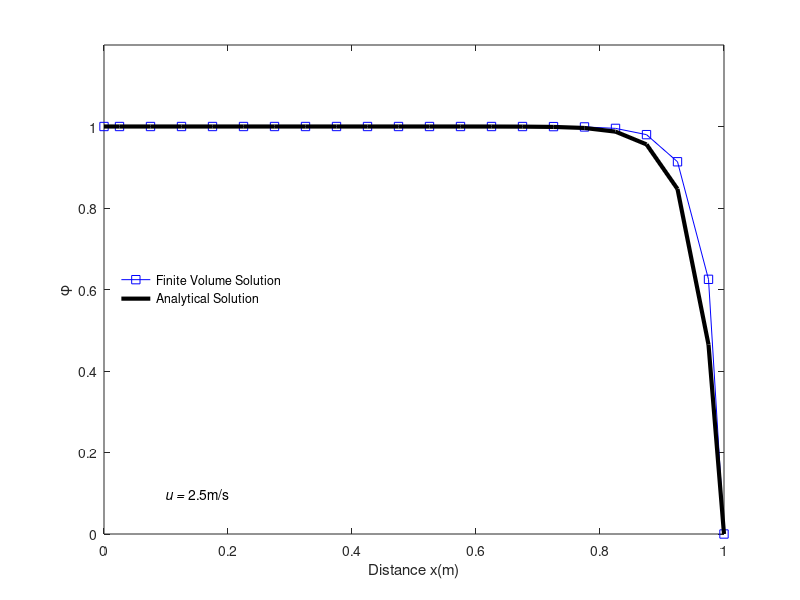

MATLAB code for this plot:
                              % flow velocity(m/s)
 
clc
clear all
close all

% Parameters 

 L = 1;                                       % Length of a fin(m)  
 rho = 1;                                     % Density(kg/m^3)
 gamma = 0.1;                                 % Diffusion Coefficient
 m = 22;                                      % Total number of nodes
 dx = L/(m-2);                                % Grid size
 Phi0 = 1;                                    % Phi at x = 0
 PhiL = 0;                                    % Phi at x = L
 u = 2.5;                                     % Flow velocity
 F = rho*u;                                   % Convective mass flux per unit area 
 D = gamma/dx;                                % Diffusion conductance
 
% In this problem area at all faces is taken constant i.e. Ae = Aw =A
% F and D are also taken constant for all faces..
 
 % Discretization 
 x(1) = 0;
 for i = 2:m-1
     if i == 2
         x(i) = x(1)+dx/2;
     else
         x(i) = x(2)+(i-2)*dx;
     end
 end
x(m) = L;

%  Boundary Condition
Phi(1) = Phi0;
Phi(m) = PhiL;


% Initialization
for i = 2:m-1
    Phi(i) = 0.3;
end
 
 for i = 2:m-1
     if i == 2
         AW(i) = 0;
         AE(i) = D-F/2;
         SU(i) = (2*D+F)*Phi(i-1);
         SP(i) = -(2*D+F);
         AP(i) = AE(i)+AW(i)-SP(i);
     elseif i == m-1
         AW(i) = D+F/2;
         AE(i) = 0;
         SU(i) = (2*D+F)*Phi(i+1);
         SP(i) = -(2*D-F);
         AP(i) = AE(i)+AW(i)-SP(i);
      else
         AW(i) = D+F/2;
         AE(i) = D-F/2;
         SU(i) = 0;
         SP(i) = 0;
         AP(i) = AE(i)+AW(i)-SP(i);
     end
 end
 
 %TriDiagonal Matrix Algorithm (TDMA) or Thomas Algorithm
% a_i*T_i = b_i*T_(i+1) + c_i*T_(i-1) + d_i
% a,b,c,d are input vectors. Phi is the solution, also a vector.

% Performs Gauss elimination
for i = 2:m-1
    a = AP(i);
    b = AE(i);
    c = AW(i);
    d = SU(i);
    if i == 2
        P(i) = b/a;
        Q(i) = (d+c*Phi(1))/a;
    else
        P(i) = b/(a-c*P(i-1));
        Q(i) = (d+c*Q(i-1))/(a-c*P(i-1));
    end
    
end

FCmax = 0.1;
Errormax = 10^-4;
nIter = 0;
% Backward substitution
while FCmax>Errormax
    nIter = nIter+1
    phi_old = Phi;
    for i = m-1:-1:2
            Phi(i) = P(i)*Phi(i+1)+Q(i);
    end
    for i = 2:m-1
        FC(i) = (Phi(i)-phi_old(i))/phi_old(i);
    end
    FCmax = max(FC)
end

% % Exact Solution
% % Phi = Tinf+(TB-Tinf)*(cosh(n(L-x))/cosh(nL))
Phi_exact(1) = Phi0;
for i = 2:m-1
    Phi1 = PhiL-Phi0;
    num = exp(F*x(i)/gamma)-1;
    den = exp(F*L/gamma)-1;
    Phi_exact(i) = Phi1*num/den+Phi0;
end
Phi_exact(m) = PhiL;

% Comparison between finite volume solution and the exact solution
for i = 2:m-1
    Error_perc(i) = ((Phi_exact(i)-Phi(i))/Phi_exact(i))*100;
end

 plot(x,Phi,'s-b')
 hold on
 plot(x,Phi_exact,'k-','LineWidth',3)
  axis([0 1 0 1.2])
   xlabel('Distance x(m)')
 ylabel('\phi')
legend('Finite Volume Solution','Analytical Solution','Location','West')
legend boxoff
text(0.1,0.1,'\itu = \rm2.5m/s')


 